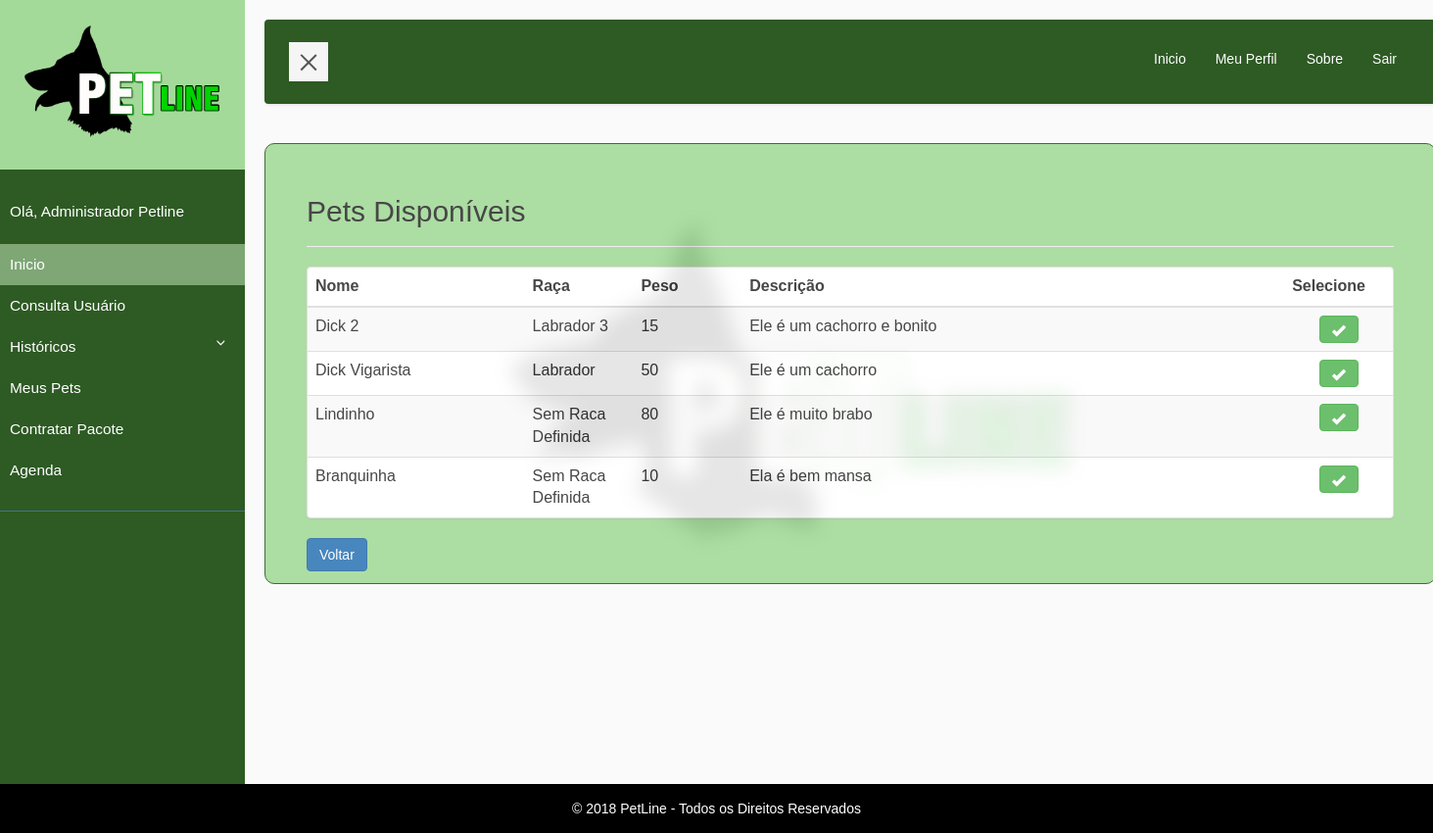
Screenshot of /lista_pet.php (signed in) with the database file from the repository.
### tables this page shows
CREATE TABLE `pet` (
  `id` int(11) NOT NULL AUTO_INCREMENT,
  `nome` varchar(255) NOT NULL,
  `raca` varchar(255) NOT NULL,
  `peso` varchar(25) NOT NULL,
  `cor` varchar(25) NOT NULL,
  `dt_nascimento` date NOT NULL DEFAULT '0000-00-00',
  `dt_alteracao` timestamp NOT NULL DEFAULT CURRENT_TIMESTAMP ON UPDATE CURRENT_TIMESTAMP,
  `descricao` text,
  `id_usuario` int(11) DEFAULT NULL,
  `ativo` char(1) DEFAULT NULL,
  PRIMARY KEY (`id`),
  KEY `idx_pet` (`id`),
  KEY `fk_id_usuario_3` (`id_usuario`),
  CONSTRAINT `fk_id_usuario_3` FOREIGN KEY (`id_usuario`) REFERENCES `usuario` (`id`)
);

### lista_pet.php (the view, shortened to what this page needs)
<?php
include "cabecalho.php";
$id = $_SESSION['id'];
$sqlConsultaPet = "SELECT id, nome, raca, peso, descricao FROM pet WHERE id_usuario = $id and ativo = 1";
$resultadoConsultaPet = mysqli_query($conn,$sqlConsultaPet);
$contadorConsultaPet = mysqli_num_rows($resultadoConsultaPet);
?>
<div id="conteudo">
<div class="container">
    <div class="col-md-12">
        <div class="page-header">
            <h2>Pets Disponíveis</h2>
        </div>
        <div class="panel panel-default">
            <table class="table table-striped">
                <thead>
                    <tr>
                    <th scope="col">Nome</th>
                    <th scope="col">Raça</th>
                    <th scope="col">Peso</th>
                    <th scope="col">Descrição</th>
                    <th scope="col">Selecione</th>
                    </tr>
                </thead>
                <tbody>
            <?php
                if ($contadorConsultaPet > 0) {
                    while ($linhaPet = $resultadoConsultaPet -> fetch_array(MYSQLI_ASSOC)) {
                        $nome = utf8_encode($linhaPet['nome']);
                        $raca = utf8_encode($linhaPet['raca']);
                        $peso = $linhaPet['peso'];
                        $id_pet = $linhaPet['id'];
                        $descricao = utf8_encode($linhaPet['descricao']);
                        echo "<tr>
                            <td width=20%>$nome</td>
                            <td width=10%>$raca</td>
                            <td width=10%>$peso</td>
                            <td width=50%>$descricao</td>";?>
                            <td width=10% align=center><a href="#" onclick="if(confirm('Tem certeza que deseja selecionar esse pet?')) <?php echo "window.location.href = 'http://www.petline.com.br/lista_passeador.php?pet=$id_pet&pacote=$idPacote';" ?> ; return false" class="btn btn-success"><span class="glyphicon glyphicon-ok"></span></a></td>
                            <?php echo "</tr>";
                    }
                }else{
                    echo "<h4>Não existem PETs cadastrados</h4>";
                }
            ?>
            </tbody>
            </table>
        </div>
    </div>
    <div class="col-md-6" align="left">
        <a href="http://www.petline.com.br/contrata_dia.php" class="btn btn-primary">Voltar</a>
    </div>
</div>
</div>
<?php include "rodape.php"; ?>

### css/petline.css (style rules this page uses)
html, body { height:100%; }
#conteudo { border: solid #2E5A24 1px; border-radius: 10px; background-color: #A4DA99; padding: 12px; opacity: 0.9; }
body { font-family: 'Poppins', sans-serif; background: #fafafa; }
a, a:hover, a:focus { color: inherit; text-decoration: none; transition: all 0.3s; }

### rows the page displays
pet: nome "Dick 2", raca "Labrador 3", peso "15", descricao "Ele é um cachorro e bonito"
pet: nome "Dick Vigarista", raca "Labrador", peso "50", descricao "Ele é um cachorro"
pet: nome "Lindinho", raca "Sem Raca Definida", peso "80", descricao "Ele é muito brabo"
pet: nome "Branquinha", raca "Sem Raca Definida", peso "10", descricao "Ela é bem mansa"

### other values shown
$nome "Administrador Petline"
